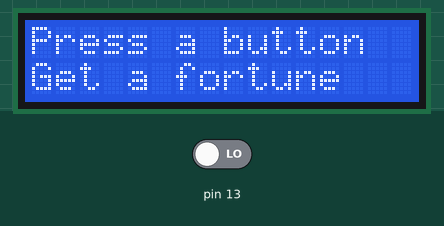
Simulated run of this sketch. Board: Arduino Uno, built with avr-gcc and run on an emulated ATmega328P. Parts: 16×2 character LCD. The test bench sets the inputs (shaded band); at power-on: pin 13 LOW. Random numbers use the default seed unless the sketch sets one; what the sketch prints to the serial monitor is not drawn.

Above: at 0.1 s.
1.3 s: pin 13 driven HIGH
At 2.0 s:
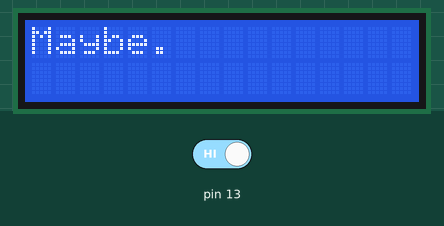
At 2.5 s:
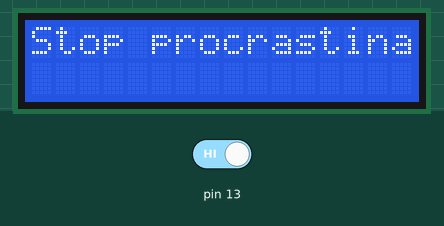
4.1 s: pin 13 driven LOW
5.8 s: pin 13 driven HIGH
At 6.3 s:
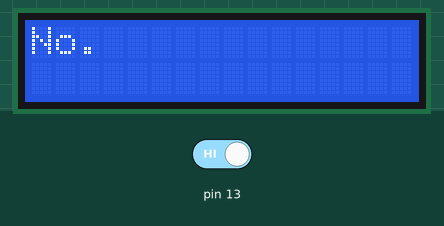
Timing chart, 0 to 8.8 s (numbered marks = the images above; inputs shaded):
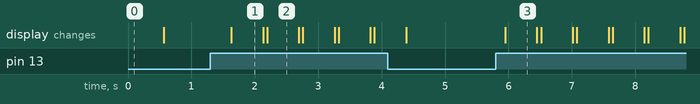

The sketch:

lcd-fortune-teller-code.ino
```cpp
// (licence header left out)
#include <LiquidCrystal.h>

LiquidCrystal lcd(12, 11, 5, 4, 3, 2);
long choice;


void setup() {
  lcd.begin(16, 2);
  lcd.setCursor(0,0); // col,row
  lcd.print("Press a button");
  lcd.setCursor(0,1);
  lcd.print("Get a fortune");
  pinMode(13,INPUT);
  randomSeed(analogRead(0)); // seed random generator
  Serial.begin(9600);
}

void loop() {
  int but1 = digitalRead(13);
  int choice = random(0,9);
  Serial.println(choice);
  if (but1 == HIGH) { // detect button press
    lcd.noDisplay();
    lcd.begin(16,2);
    if (choice == 0) {
      lcd.print("You are roflsob");
    }
    else if (choice == 2) {
      lcd.print("Start pomming");
    }
    else if (choice == 3) {
      lcd.print ("Stop procrastinating");
    }
    else if (choice == 4) {
      lcd.print("Calm down");
    }
    else if (choice == 5) {
      lcd.print("Yes.");
    }
    else if (choice == 6) {
      lcd.print("No.");
    }
    else if (choice == 7) {
      lcd.print("Maybe.");
    }
    else if (choice == 8) {
      lcd.print("HELL NO");
    }
    else if (choice == 9) {
      lcd.print("HELL YES");
    }
    else if (choice == 1) {
      lcd.print("Uh no comment");
    }
    else {
      Serial.println(choice);
    }
  }
  delay(500);
  lcd.noDisplay();
}
```

Measured:
- after the input at 1.3 s, the display: changes after 0.33 s (image 1)
- after the input at 5.8 s, the display: changes after 0.15 s (image 3)
- what the display in image 1 shows lasts 0.5 s, from 1.6 s to 2.1 s
